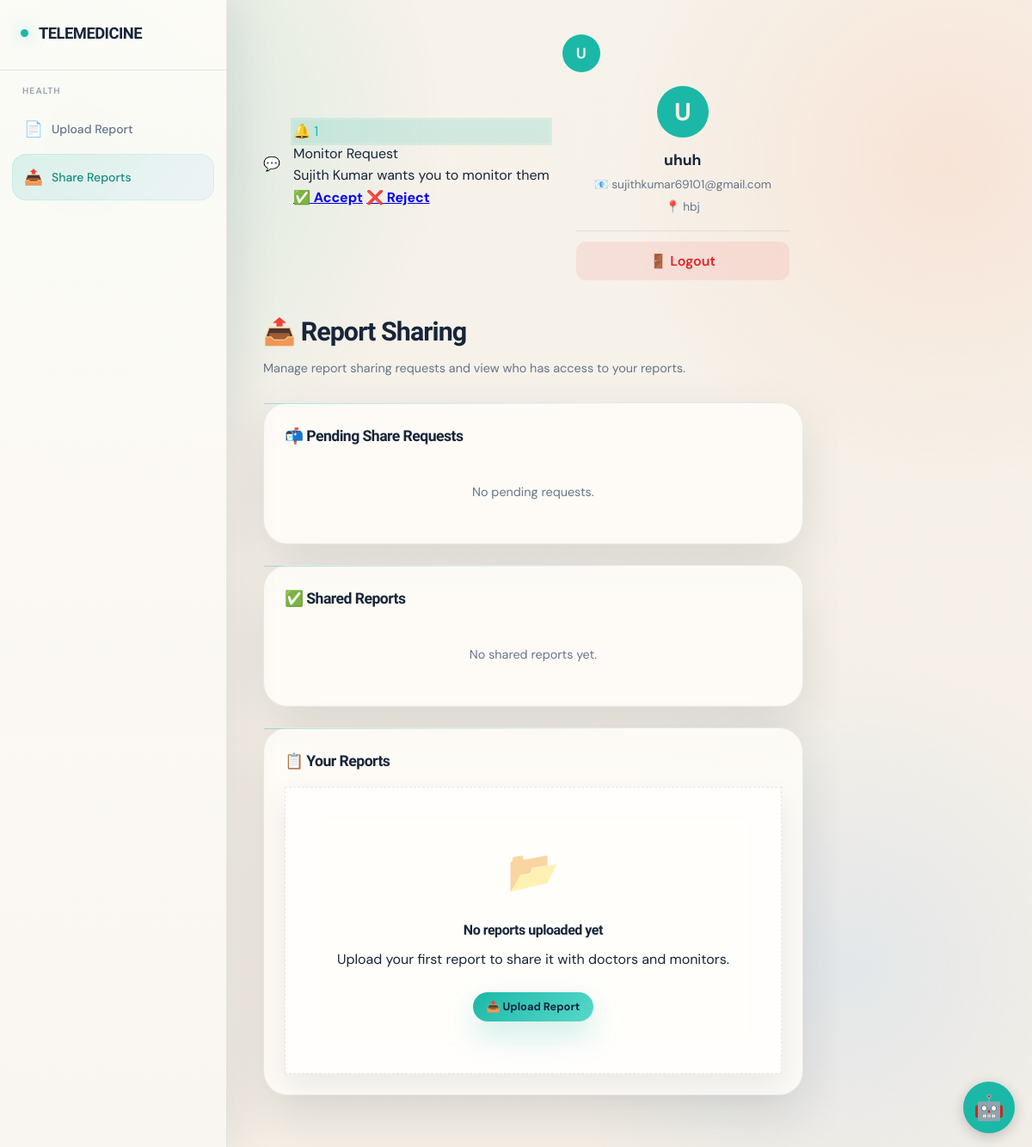
The app's page /patient/share_reports.php (signed in) with its own data.
### tables this page shows
CREATE TABLE `monitor_requests` (
  `id` int(11) NOT NULL,
  `requester_id` int(11) NOT NULL,
  `requested_user_id` int(11) NOT NULL,
  `status` enum('pending','accepted','rejected') DEFAULT 'pending',
  `created_at` timestamp NOT NULL DEFAULT current_timestamp(),
  `updated_at` timestamp NOT NULL DEFAULT current_timestamp() ON UPDATE current_timestamp()
);

CREATE TABLE `patients` (
  `id` int(11) NOT NULL,
  `name` varchar(255) NOT NULL,
  `email` varchar(255) NOT NULL,
  `password` varchar(255) NOT NULL,
  `phone` varchar(20) DEFAULT NULL,
  `dob` date DEFAULT NULL,
  `gender` enum('Male','Female','Other') DEFAULT NULL,
  `address` text DEFAULT NULL,
  `created_at` timestamp NOT NULL DEFAULT current_timestamp(),
  `profile_picture` varchar(255) DEFAULT NULL
);

### patient/share_reports.php (the view, shortened to what the rows shown need)
<?php
require_once("../config/db.php");
require_once("monitor_core.php");
$patient_id = $_SESSION['user_id'];
$conn->query("CREATE TABLE IF NOT EXISTS report_share_requests (
    id INT AUTO_INCREMENT PRIMARY KEY,
    report_id INT NOT NULL,
    patient_id INT NOT NULL,
    requester_id INT NOT NULL,
    requester_role ENUM('doctor', 'monitor') NOT NULL,
    status ENUM('pending', 'accepted', 'rejected') DEFAULT 'pending',
    created_at TIMESTAMP DEFAULT CURRENT_TIMESTAMP,
    updated_at TIMESTAMP DEFAULT CURRENT_TIMESTAMP ON UPDATE CURRENT_TIMESTAMP,
    UNIQUE KEY unique_request (report_id, requester_id),
    FOREIGN KEY (report_id) REFERENCES reports(id) ON DELETE CASCADE,
    FOREIGN KEY (patient_id) REFERENCES patients(id) ON DELETE CASCADE
)");
?>
<!DOCTYPE html><html lang="en"><head>
<link rel="stylesheet" href="../css/ui-refresh.css">
</head><body><div class="page-bg"></div><div class="layout">
<main class="main">
    <div style="display:flex;justify-content:flex-end;margin-bottom:20px;">
        <?php
        $notifications = getPendingNotifications($conn, $patient_id);
        ?>
            <?php
    $acc_stmt = $conn->prepare("SELECT name, email, address, profile_picture FROM patients WHERE id = ?");
    $acc_stmt->bind_param("i", $_SESSION['user_id']);
    $acc_stmt->execute();
    $user_data_acc = $acc_stmt->get_result()->fetch_assoc();
    $user_name_acc = $user_data_acc['name'] ?? $_SESSION['name'];
    $user_email_acc = $user_data_acc['email'] ?? 'N/A';
    $user_address_acc = !empty($user_data_acc['address']) ? $user_data_acc['address'] : 'Not provided';
    $user_pic_acc = $user_data_acc['profile_picture'] ?? null;
    ?>
    <div class="notif-container" style="display:flex; gap:15px; align-items:center;">
        <div style="position:relative; display:inline-block;">
            <div class="notif-dropdown" id="notifDropdown">
                <div class="notif-list">
                    <?php if(!empty($notifications)): foreach($notifications as $n): ?>
                        <div class="notif-item">
                            <div class="notif-item-title"><?php echo htmlspecialchars($n['title']); ?></div>
                            <div class="notif-item-desc"><?php echo htmlspecialchars($n['desc']); ?></div>
                            <div class="notif-actions">
                                <?php if(($n['type'] ?? '') === 'chat' || ($n['type'] ?? '') === 'info'): ?>
                                    <a href="?<?php echo $n['param']; ?>=<?php echo $n['id']; ?>" class="notif-btn-sm notif-btn-accept" style="width:100%; text-align:center;">Dismiss</a>
                                <?php else: ?>
                                    <a href="?<?php echo $n['param']; ?>=<?php echo $n['id']; ?>" class="notif-btn-sm notif-btn-accept">✅ Accept</a>
                                    <a href="?<?php echo $n['reject_param']; ?>=<?php echo $n['id']; ?>" class="notif-btn-sm notif-btn-reject">❌ Reject</a>
                                <?php endif; ?>
                            </div>
                        </div>
                    <?php endforeach; else: ?>
                        <div style="padding:20px; text-align:center; color:var(--muted); font-size:0.85rem;">No new notifications</div>
                    <?php endif; ?>
                </div>
            </div>
        </div>
        <div style="position:relative; display:inline-block;">
            <div class="notif-btn" id="accountBtn" style="border-radius:50%; width:44px; height:44px; justify-content:center; padding:0; background:<?php echo $user_pic_acc ? 'var(--teal-glow)' : 'var(--teal)'; ?>; color:var(--navy); border:1px solid rgba(14,184,160,0.3); overflow:hidden; display:flex; align-items:center; font-weight:700; font-size:1.1rem;">
                <?php if ($user_pic_acc): ?>
                    <img src="../<?php echo htmlspecialchars($user_pic_acc); ?>" style="width:100%; height:100%; object-fit:cover; display:block;">
                <?php else: ?>
                    <?php echo strtoupper(substr($user_name_acc, 0, 1)); ?>
                <?php endif; ?>
            </div>
            <div class="notif-dropdown" id="accountDropdown" style="right:0; width:280px; padding:16px;">
                <div style="text-align:center; margin-bottom:16px;">
                    <?php if ($user_pic_acc): ?>
                        <img src="../<?php echo htmlspecialchars($user_pic_acc); ?>" style="width:60px; height:60px; border-radius:50%; object-fit:cover; border:2px solid var(--teal); margin:0 auto 12px auto; display:block;">
                    <?php else: ?>
                        <div style="width:60px; height:60px; border-radius:50%; background:var(--teal); color:var(--navy); display:flex; align-items:center; justify-content:center; font-size:1.8rem; margin:0 auto 12px auto; font-weight:bold;">
                            <?php echo strtoupper(substr($user_name_acc, 0, 1)); ?>
                        </div>
                    <?php endif; ?>
                    <div style="font-size:1.1rem; font-weight:700; color:var(--white); margin-bottom:4px;"><?php echo htmlspecialchars($user_name_acc); ?></div>
                    <div style="font-size:0.85rem; color:var(--muted); margin-bottom:4px;">📧 <?php echo htmlspecialchars($user_email_acc); ?></div>
                    <div style="font-size:0.85rem; color:var(--muted);">📍 <?php echo htmlspecialchars($user_address_acc); ?></div>
                </div>
                <div style="border-top:1px solid var(--border); padding-top:12px; margin-top:12px;">
                </div>
            </div>
        </div>
        </div>
    </div>
    <div class="page-header"><h1>📤 Report Sharing</h1><p>Manage report sharing requests and view who has access to your reports.</p></div>
    <div class="card">
        <h2 style="font-family:'Clash Display',sans-serif;font-size:1.1rem;font-weight:600;margin-bottom:16px;">📬 Pending Share Requests</h2>
    </div>
    <div class="card">
        <h2 style="font-family:'Clash Display',sans-serif;font-size:1.1rem;font-weight:600;margin-bottom:16px;">✅ Shared Reports</h2>
    </div>
    <div class="card">
        <h2 style="font-family:'Clash Display',sans-serif;font-size:1.1rem;font-weight:600;margin-bottom:16px;">📋 Your Reports</h2>
    </div>
</main>
</div>
</body></html>

### records on screen
monitor_requests: title "Monitor Request", desc "Sujith Kumar wants you to monitor them"
patients: name "U", name "uhuh", email "sujithkumar69101@gmail.com", address "hbj"

### other values on screen
$notifCount "1"
